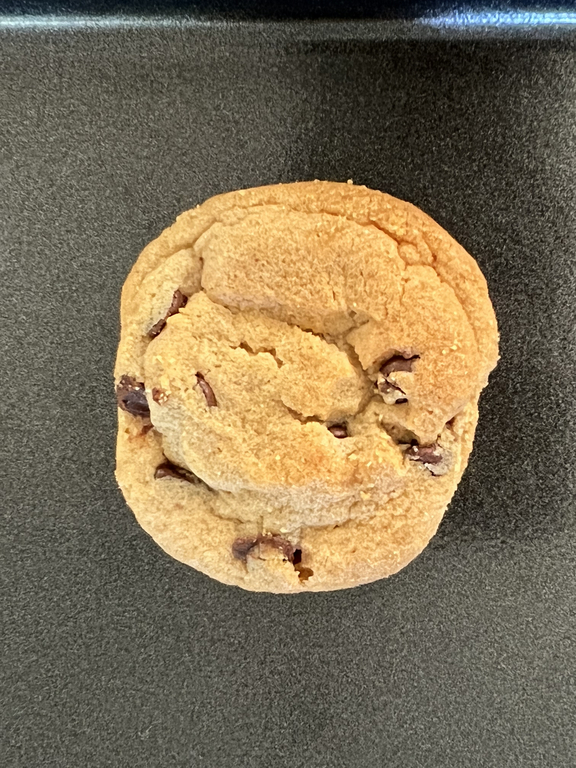
#> input picture datasets/cookie-dataset/dataset-files/training-images/normal-1.jpg, 576 x 768 px
$ python prepare_cookie_cases.py --src ../../../../../../datasets/cookie-dataset/dataset-files/training-images
#> lines starting #> are read from the running program, lines starting #| are printed output that depends on the picture; after the words box and inside, x2 and y2 are one past the last pixel; in counts of white or black regions, pixels touching at a corner belong together
#!/usr/bin/env python3
"""Deterministic preparation of the real-imagery (cookie) benchmark cases.

Source images are representative production images copied READ-ONLY from the
portal account's training data:

    aws s3 cp s3://ryvan-cookies/training-images/normal-1.jpg  <src>/
    aws s3 cp s3://ryvan-cookies/training-images/normal-10.jpg <src>/
    aws s3 cp s3://ryvan-cookies/training-images/normal-17.jpg <src>/

Processing is fully deterministic (center-crop 576x576 → LANCZOS upscale to
768x768, PNG without optimization; masks drawn with fixed coordinates), so
re-running this script over the same source JPEGs reproduces identical files.

The committed PNGs are the frozen inputs (protocol §2); this script documents
their provenance. Do NOT regenerate after the first Benchmark_Run without
following the protocol's immutability rule (§2.3).

Usage: python3 prepare_cookie_cases.py --src /tmp/cookie-src [--out DIR]
"""

import argparse
import json
from pathlib import Path

from PIL import Image, ImageDraw

SIZE = 768

# (case_id, source jpg, mask shape, defect type, prompt, seed)
COOKIE_CASES = [
    ("inpaint-101", "normal-1.jpg", "broken-edge",
     "a chocolate chip cookie with a large broken-off chunk missing from its edge, "
     "top-down food inspection photo", 111),
    ("inpaint-102", "normal-10.jpg", "burn-patch",
     "a dark burned patch on the surface of a chocolate chip cookie, "
     "overhead quality-control photo", 112),
    ("inpaint-103", "normal-17.jpg", "crack-thin",
     "a deep crack running across the surface of a chocolate chip cookie, "
     "macro food defect photo", 113),
]

COOKIE_T2I = [
    ("t2i-004",
     "a broken chocolate chip cookie split into pieces on a conveyor belt, "
     "top-down food factory inspection photo", 204),
]


def _prepare_source(src_path: Path) -> Image.Image:
    """576x768 JPEG → deterministic 768x768 PNG (center-crop then upscale)."""
    im = Image.open(src_path).convert("RGB")
#> im is the input picture: PIL image 576x768 RGB; mean R, G, B 125.6, 111.2, 84.9
    w, h = im.size
#> w = 576; h = 768
    side = min(w, h)
#> side = 576
    left = (w - side) // 2
#> left = 0
    top = (h - side) // 2
#> top = 96
    im = im.crop((left, top, left + side, top + side))
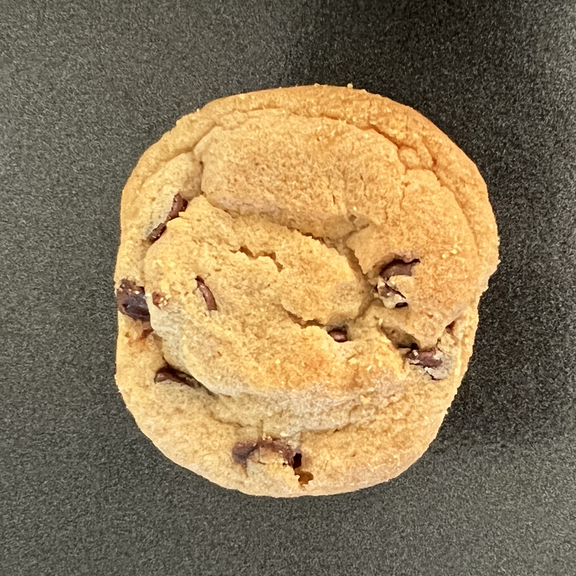
#> im: PIL image 576x576 RGB; mean R, G, B 141, 121.3, 88.5
    return im.resize((SIZE, SIZE), Image.LANCZOS)


def _mask(shape: str) -> Image.Image:
    """Binary mask (white = inpaint region) with a deterministic shape.

    Shapes vary in size and position across the cookie cases:
    broken-edge ~12% area at the cookie rim, burn-patch ~7% off-center,
    crack-thin ~2.5% across the middle.
    """
#> called with shape = 'broken-edge'
    m = Image.new("L", (SIZE, SIZE), 0)
#> m: PIL image 768x768 L; every value is 0
    d = ImageDraw.Draw(m)
    if shape == "broken-edge":       # large wedge at the right rim, ~12% area
        d.polygon([(560, 190), (760, 130), (768, 480), (600, 470), (540, 330)],
                  fill=255)
    elif shape == "burn-patch":      # medium ellipse, upper-left of center, ~7% area
        d.ellipse([190, 170, 470, 380], fill=255)
    else:  # crack-thin              # long thin diagonal, ~2.5% area
        d.polygon([(150, 500), (170, 485), (620, 250), (635, 270)], fill=255)
        d.polygon([(390, 380), (405, 370), (500, 440), (488, 452)], fill=255)
    return m


def main() -> None:
    ap = argparse.ArgumentParser()
    ap.add_argument("--src", required=True,
                    help="directory holding the normal-*.jpg source copies")
    ap.add_argument("--out", default=str(Path(__file__).parent))
    args = ap.parse_args()
    src = Path(args.src)
    out = Path(args.out)
    out.mkdir(parents=True, exist_ok=True)

    new_entries = []
    for case_id, jpg, mask_shape, prompt, seed in COOKIE_CASES:
        img = _prepare_source(src / jpg)
        msk = _mask(mask_shape)
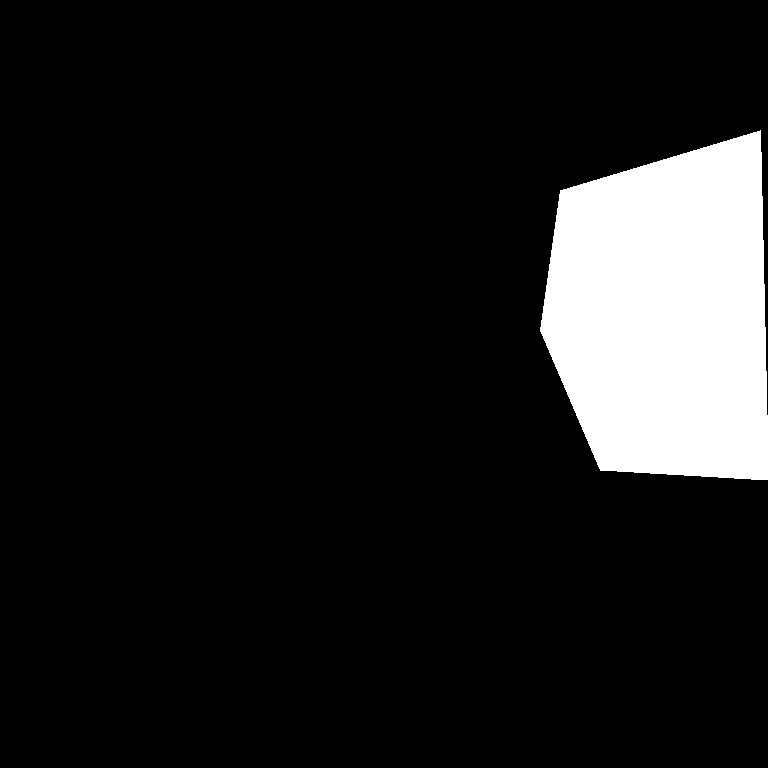
#> msk: PIL image 768x768 L; 10.9% white; 1 white region, box (x1, y1, x2, y2) and area: (540, 130, 768, 480) 64489
        img_name = f"{case_id}-source.png"
        msk_name = f"{case_id}-mask.png"
        img.save(out / img_name, format="PNG", optimize=False)
        msk.save(out / msk_name, format="PNG", optimize=False)
        new_entries.append({
            "case_id": case_id,
            "task_type": "inpainting",
            "prompt": prompt,
            "seed": seed,
            "image": img_name,
            "mask": msk_name,
        })
#> pass 2 of the loop in main, `for case_id, jpg, mask_shape, prompt, seed in COOKIE_CASES:`:
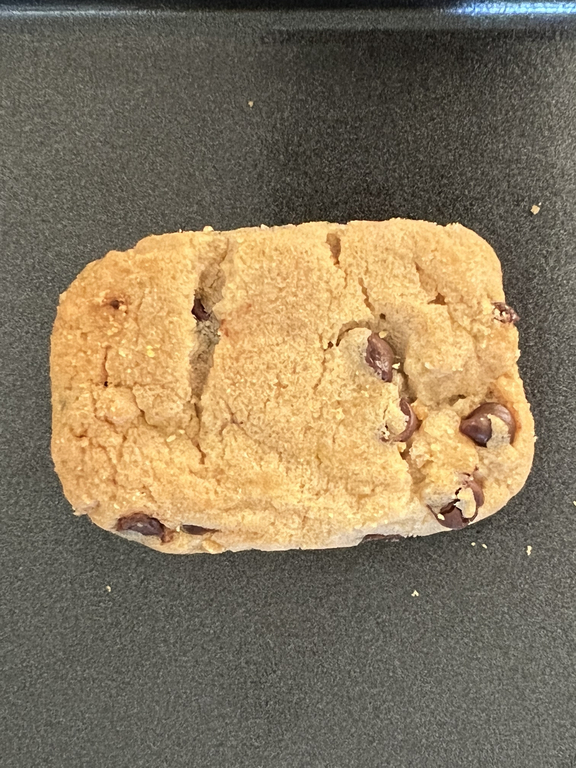
#> input picture datasets/cookie-dataset/dataset-files/training-images/normal-10.jpg, 576 x 768 px
#> in _prepare_source, im is the input picture: PIL image 576x768 RGB; mean R, G, B 135, 119.7, 94
#> in _prepare_source (call 2), `im = im.crop((left, top, left + side, top + side))`:
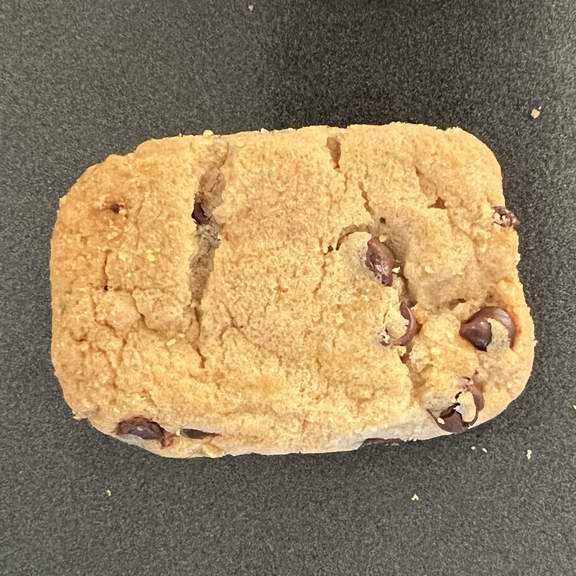
#> im: PIL image 576x576 RGB; mean R, G, B 150.3, 129.7, 97.6
#> in main, `msk = _mask(mask_shape)`:
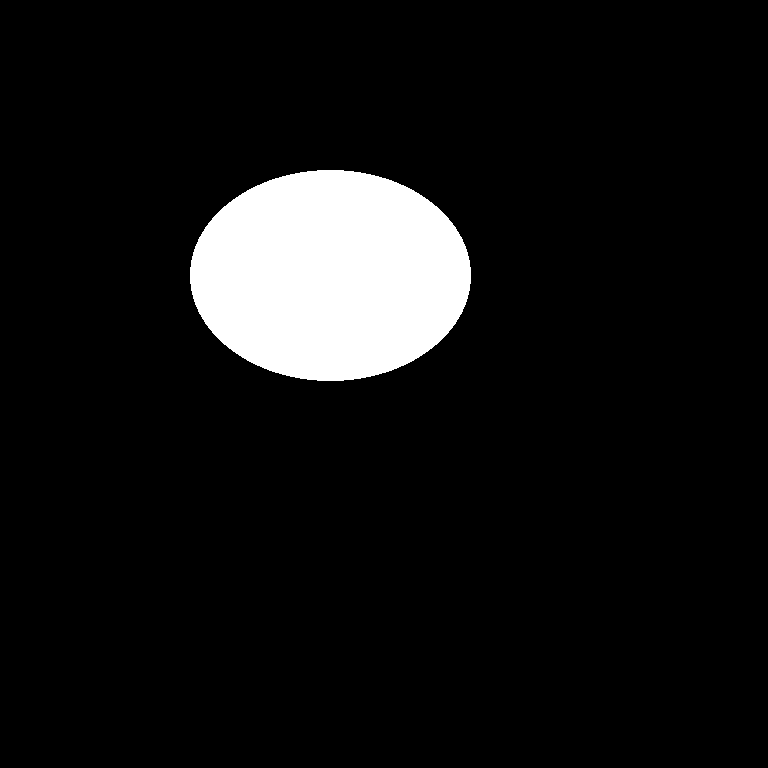
#> msk: PIL image 768x768 L; 7.9% white; 1 white region, box (x1, y1, x2, y2) and area: (190, 170, 471, 381) 46539
#> pass 3 of the loop in main, `for case_id, jpg, mask_shape, prompt, seed in COOKIE_CASES:`:
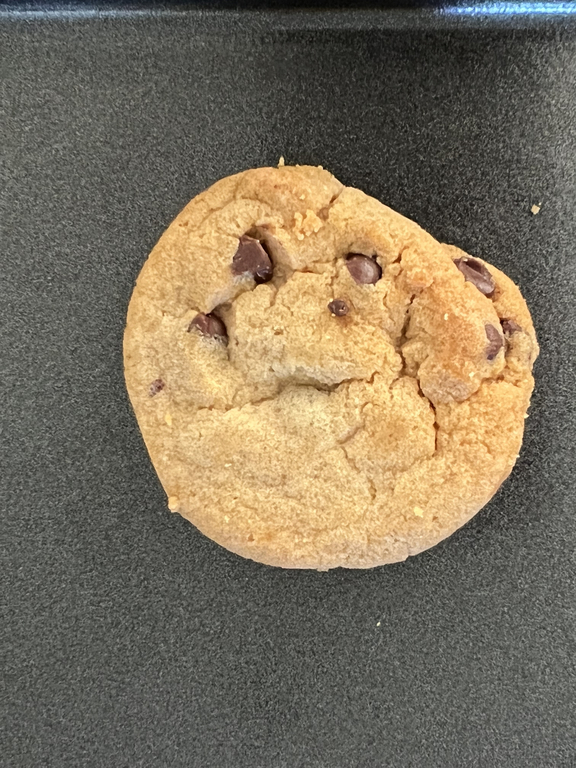
#> input picture datasets/cookie-dataset/dataset-files/training-images/normal-17.jpg, 576 x 768 px
#> in _prepare_source, im is the input picture: PIL image 576x768 RGB; mean R, G, B 124.4, 113, 93.1
#> in _prepare_source (call 3), `im = im.crop((left, top, left + side, top + side))`:
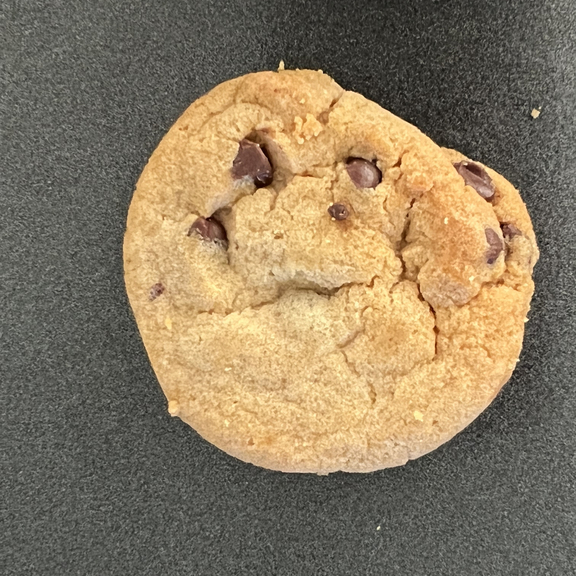
#> im: PIL image 576x576 RGB; mean R, G, B 139.1, 123, 97.4
#> in main, `msk = _mask(mask_shape)`:
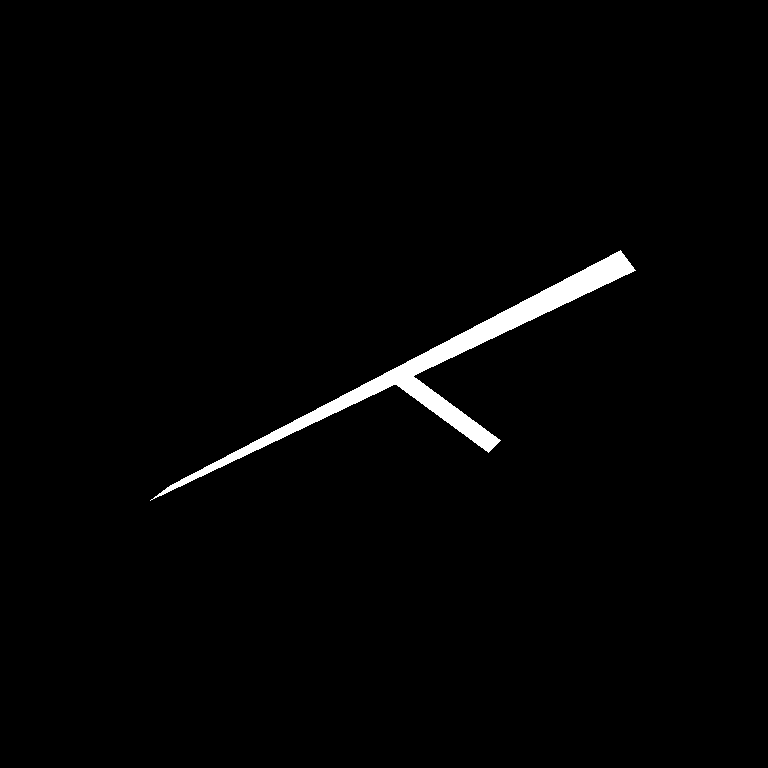
#> msk: PIL image 768x768 L; 1.7% white; 1 white region, box (x1, y1, x2, y2) and area: (150, 250, 636, 501) 9799

    for case_id, prompt, seed in COOKIE_T2I:
        new_entries.append({
            "case_id": case_id,
            "task_type": "text_to_image",
            "prompt": prompt,
            "seed": seed,
            "image": None,
            "mask": None,
        })

    manifest_path = out / "cases.json"
    manifest = json.loads(manifest_path.read_text()) if manifest_path.exists() else []
    existing_ids = {c["case_id"] for c in manifest}
    added = [e for e in new_entries if e["case_id"] not in existing_ids]
    # keep inpainting cases grouped before t2i cases, each group id-sorted
    manifest = sorted(
        manifest + added,
        key=lambda c: (0 if c["task_type"] == "inpainting" else 1, c["case_id"]),
    )
    with open(manifest_path, "w") as f:
        json.dump(manifest, f, indent=2)
        f.write("\n")
    print(f"Added {len(added)} cookie cases; manifest now has {len(manifest)} cases")


if __name__ == "__main__":
    main()
